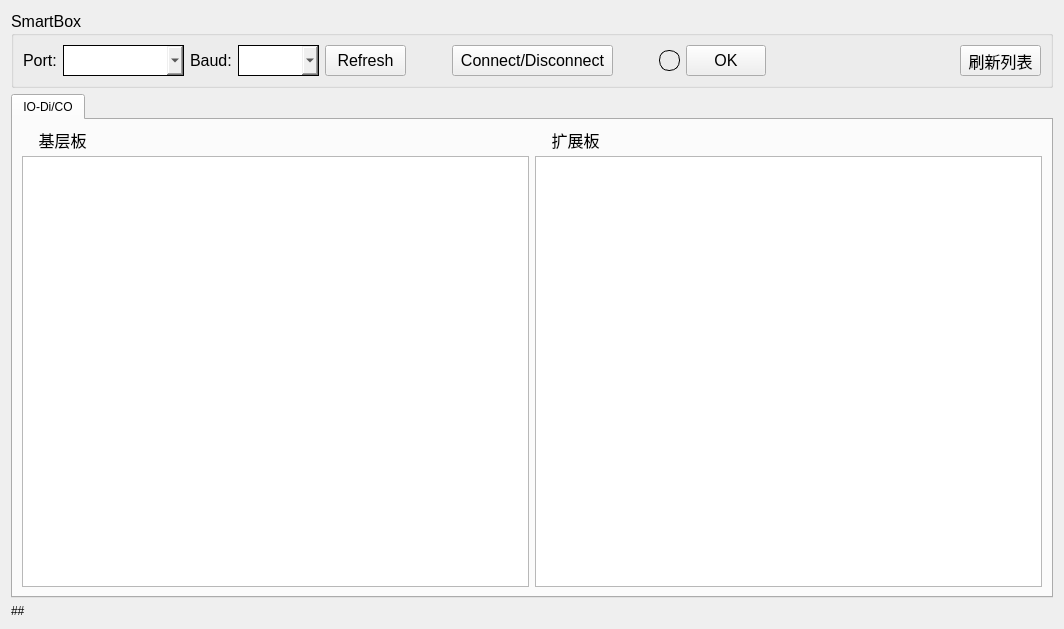
<?xml version="1.0" encoding="UTF-8"?>
<ui version="4.0">
 <class>MForm_ModeBusRtu</class>
 <widget class="QWidget" name="MForm_ModeBusRtu">
  <property name="geometry">
   <rect>
    <x>0</x>
    <y>0</y>
    <width>1064</width>
    <height>629</height>
   </rect>
  </property>
  <property name="windowTitle">
   <string>SmartBox</string>
  </property>
  <layout class="QGridLayout" name="gridLayout">
   <item row="1" column="0">
    <widget class="QTabWidget" name="tabWidget">
     <property name="font">
      <font>
       <family>Arial</family>
      </font>
     </property>
     <property name="styleSheet">
      <string notr="true">IO configuration</string>
     </property>
     <property name="currentIndex">
      <number>0</number>
     </property>
     <widget class="QWidget" name="tab_5">
      <attribute name="title">
       <string>IO-Di/CO</string>
      </attribute>
      <layout class="QGridLayout" name="gridLayout_2">
       <item row="0" column="0">
        <widget class="QPushButton" name="Btn_board_1">
         <property name="sizePolicy">
          <sizepolicy hsizetype="Preferred" vsizetype="Preferred">
           <horstretch>0</horstretch>
           <verstretch>0</verstretch>
          </sizepolicy>
         </property>
         <property name="minimumSize">
          <size>
           <width>81</width>
           <height>21</height>
          </size>
         </property>
         <property name="maximumSize">
          <size>
           <width>81</width>
           <height>21</height>
          </size>
         </property>
         <property name="font">
          <font>
           <family>Arial</family>
           <pointsize>12</pointsize>
          </font>
         </property>
         <property name="styleSheet">
          <string notr="true">border:0px solid black;</string>
         </property>
         <property name="text">
          <string>基层板</string>
         </property>
         <property name="checkable">
          <bool>true</bool>
         </property>
        </widget>
       </item>
       <item row="0" column="1">
        <widget class="QPushButton" name="Btn_board_2">
         <property name="sizePolicy">
          <sizepolicy hsizetype="Preferred" vsizetype="Preferred">
           <horstretch>0</horstretch>
           <verstretch>0</verstretch>
          </sizepolicy>
         </property>
         <property name="minimumSize">
          <size>
           <width>81</width>
           <height>21</height>
          </size>
         </property>
         <property name="maximumSize">
          <size>
           <width>81</width>
           <height>21</height>
          </size>
         </property>
         <property name="font">
          <font>
           <family>Arial</family>
           <pointsize>12</pointsize>
          </font>
         </property>
         <property name="styleSheet">
          <string notr="true">border:0px solid black;</string>
         </property>
         <property name="text">
          <string>扩展板</string>
         </property>
         <property name="checkable">
          <bool>true</bool>
         </property>
        </widget>
       </item>
       <item row="1" column="0">
        <widget class="QTableWidget" name="led_BSM_1">
         <property name="font">
          <font>
           <family>Arial</family>
          </font>
         </property>
         <property name="editTriggers">
          <set>QAbstractItemView::NoEditTriggers</set>
         </property>
        </widget>
       </item>
       <item row="1" column="1">
        <widget class="QTableWidget" name="led_BSM_2">
         <property name="font">
          <font>
           <family>Arial</family>
          </font>
         </property>
         <property name="editTriggers">
          <set>QAbstractItemView::DoubleClicked</set>
         </property>
        </widget>
       </item>
      </layout>
     </widget>
    </widget>
   </item>
   <item row="0" column="0">
    <widget class="QGroupBox" name="groupBox_9">
     <property name="minimumSize">
      <size>
       <width>0</width>
       <height>60</height>
      </size>
     </property>
     <property name="font">
      <font>
       <family>Arial</family>
       <pointsize>12</pointsize>
      </font>
     </property>
     <property name="title">
      <string>SmartBox</string>
     </property>
     <layout class="QHBoxLayout" name="horizontalLayout_2">
      <item>
       <layout class="QHBoxLayout" name="horizontalLayout_7">
        <item>
         <widget class="QLabel" name="label_16">
          <property name="minimumSize">
           <size>
            <width>0</width>
            <height>0</height>
           </size>
          </property>
          <property name="maximumSize">
           <size>
            <width>81</width>
            <height>16777215</height>
           </size>
          </property>
          <property name="font">
           <font>
            <family>Arial</family>
            <pointsize>12</pointsize>
           </font>
          </property>
          <property name="text">
           <string>Port:</string>
          </property>
          <property name="wordWrap">
           <bool>true</bool>
          </property>
         </widget>
        </item>
        <item>
         <widget class="QComboBox" name="RS485Com">
          <property name="minimumSize">
           <size>
            <width>121</width>
            <height>31</height>
           </size>
          </property>
          <property name="maximumSize">
           <size>
            <width>121</width>
            <height>16777215</height>
           </size>
          </property>
          <property name="font">
           <font>
            <family>Arial</family>
            <pointsize>12</pointsize>
            <weight>50</weight>
            <bold>false</bold>
           </font>
          </property>
          <property name="styleSheet">
           <string notr="true">border-color: rgb(190, 190, 190);
border: 1px solid rgb(0,0,0);
</string>
          </property>
          <item>
           <property name="text">
            <string/>
           </property>
          </item>
         </widget>
        </item>
        <item>
         <widget class="QLabel" name="label_17">
          <property name="minimumSize">
           <size>
            <width>0</width>
            <height>0</height>
           </size>
          </property>
          <property name="maximumSize">
           <size>
            <width>81</width>
            <height>16777215</height>
           </size>
          </property>
          <property name="font">
           <font>
            <family>Arial</family>
            <pointsize>12</pointsize>
           </font>
          </property>
          <property name="text">
           <string>Baud:</string>
          </property>
          <property name="wordWrap">
           <bool>true</bool>
          </property>
         </widget>
        </item>
        <item>
         <widget class="QComboBox" name="Cbt_Baud_RS485">
          <property name="minimumSize">
           <size>
            <width>81</width>
            <height>31</height>
           </size>
          </property>
          <property name="maximumSize">
           <size>
            <width>121</width>
            <height>16777215</height>
           </size>
          </property>
          <property name="font">
           <font>
            <family>Arial</family>
            <pointsize>12</pointsize>
            <weight>50</weight>
            <bold>false</bold>
           </font>
          </property>
          <property name="styleSheet">
           <string notr="true">border-color: rgb(190, 190, 190);
border: 1px solid rgb(0,0,0);
</string>
          </property>
          <item>
           <property name="text">
            <string/>
           </property>
          </item>
          <item>
           <property name="text">
            <string>9600</string>
           </property>
          </item>
          <item>
           <property name="text">
            <string>19200</string>
           </property>
          </item>
          <item>
           <property name="text">
            <string>115200</string>
           </property>
          </item>
         </widget>
        </item>
        <item>
         <widget class="QPushButton" name="Btn_Updata_Com">
          <property name="enabled">
           <bool>true</bool>
          </property>
          <property name="sizePolicy">
           <sizepolicy hsizetype="Expanding" vsizetype="Preferred">
            <horstretch>0</horstretch>
            <verstretch>0</verstretch>
           </sizepolicy>
          </property>
          <property name="minimumSize">
           <size>
            <width>81</width>
            <height>31</height>
           </size>
          </property>
          <property name="maximumSize">
           <size>
            <width>121</width>
            <height>31</height>
           </size>
          </property>
          <property name="font">
           <font>
            <family>Arial</family>
            <pointsize>12</pointsize>
            <weight>50</weight>
            <bold>false</bold>
           </font>
          </property>
          <property name="text">
           <string>Refresh</string>
          </property>
          <property name="iconSize">
           <size>
            <width>30</width>
            <height>30</height>
           </size>
          </property>
          <property name="autoRepeat">
           <bool>false</bool>
          </property>
         </widget>
        </item>
        <item>
         <spacer name="horizontalSpacer_2">
          <property name="font">
           <font>
            <family>Arial</family>
            <pointsize>12</pointsize>
           </font>
          </property>
          <property name="orientation">
           <enum>Qt::Horizontal</enum>
          </property>
          <property name="sizeHint" stdset="0">
           <size>
            <width>40</width>
            <height>20</height>
           </size>
          </property>
         </spacer>
        </item>
        <item>
         <widget class="QPushButton" name="Btn_RS485">
          <property name="minimumSize">
           <size>
            <width>161</width>
            <height>31</height>
           </size>
          </property>
          <property name="maximumSize">
           <size>
            <width>161</width>
            <height>16777215</height>
           </size>
          </property>
          <property name="font">
           <font>
            <family>Arial</family>
            <pointsize>12</pointsize>
            <weight>50</weight>
            <bold>false</bold>
           </font>
          </property>
          <property name="text">
           <string>Connect/Disconnect</string>
          </property>
         </widget>
        </item>
        <item>
         <spacer name="horizontalSpacer_3">
          <property name="font">
           <font>
            <family>Arial</family>
            <pointsize>12</pointsize>
           </font>
          </property>
          <property name="orientation">
           <enum>Qt::Horizontal</enum>
          </property>
          <property name="sizeType">
           <enum>QSizePolicy::Preferred</enum>
          </property>
          <property name="sizeHint" stdset="0">
           <size>
            <width>40</width>
            <height>20</height>
           </size>
          </property>
         </spacer>
        </item>
        <item>
         <widget class="QLabel" name="led_485">
          <property name="minimumSize">
           <size>
            <width>21</width>
            <height>21</height>
           </size>
          </property>
          <property name="maximumSize">
           <size>
            <width>21</width>
            <height>21</height>
           </size>
          </property>
          <property name="font">
           <font>
            <family>Arial</family>
            <pointsize>10</pointsize>
            <weight>50</weight>
            <bold>false</bold>
           </font>
          </property>
          <property name="styleSheet">
           <string notr="true">border: 1px solid black;
border-radius: 10px;</string>
          </property>
          <property name="frameShape">
           <enum>QFrame::Box</enum>
          </property>
          <property name="text">
           <string/>
          </property>
          <property name="textFormat">
           <enum>Qt::AutoText</enum>
          </property>
          <property name="scaledContents">
           <bool>false</bool>
          </property>
          <property name="alignment">
           <set>Qt::AlignCenter</set>
          </property>
          <property name="wordWrap">
           <bool>false</bool>
          </property>
         </widget>
        </item>
        <item>
         <widget class="QPushButton" name="Btn_Save">
          <property name="sizePolicy">
           <sizepolicy hsizetype="Preferred" vsizetype="Preferred">
            <horstretch>0</horstretch>
            <verstretch>0</verstretch>
           </sizepolicy>
          </property>
          <property name="font">
           <font>
            <family>Arial</family>
            <pointsize>12</pointsize>
           </font>
          </property>
          <property name="text">
           <string>OK</string>
          </property>
         </widget>
        </item>
       </layout>
      </item>
      <item>
       <spacer name="horizontalSpacer_5">
        <property name="font">
         <font>
          <family>Arial</family>
          <pointsize>12</pointsize>
         </font>
        </property>
        <property name="orientation">
         <enum>Qt::Horizontal</enum>
        </property>
        <property name="sizeHint" stdset="0">
         <size>
          <width>40</width>
          <height>20</height>
         </size>
        </property>
       </spacer>
      </item>
      <item>
       <widget class="QPushButton" name="Btn_loadfile">
        <property name="minimumSize">
         <size>
          <width>81</width>
          <height>31</height>
         </size>
        </property>
        <property name="maximumSize">
         <size>
          <width>81</width>
          <height>31</height>
         </size>
        </property>
        <property name="font">
         <font>
          <family>Arial</family>
          <pointsize>12</pointsize>
         </font>
        </property>
        <property name="text">
         <string>刷新列表</string>
        </property>
       </widget>
      </item>
     </layout>
    </widget>
   </item>
   <item row="2" column="0">
    <widget class="QLabel" name="led_tips">
     <property name="font">
      <font>
       <family>Arial</family>
      </font>
     </property>
     <property name="text">
      <string>##</string>
     </property>
    </widget>
   </item>
  </layout>
 </widget>
 <resources/>
 <connections/>
</ui>
